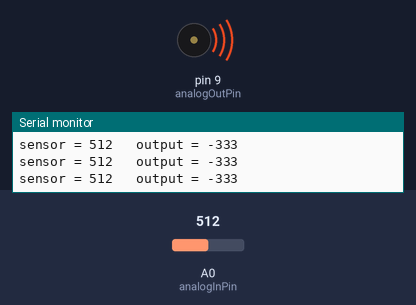
The sketch below on a simulated Arduino Uno, built with avr-gcc and run on an emulated ATmega328P. On the bench: buzzer (waves = sounding), the last lines printed to the serial monitor. Inputs (shaded band) come from the test bench; at power-on: A0 (analogInPin) = 512.

Above: at 1.2 s.
1.3 s: A0 (analogInPin) set to 257
At 2.4 s:
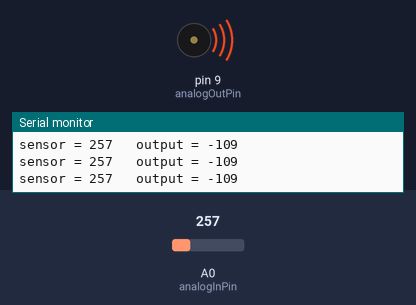
4.3 s: A0 (analogInPin) set to 232
At 4.9 s:
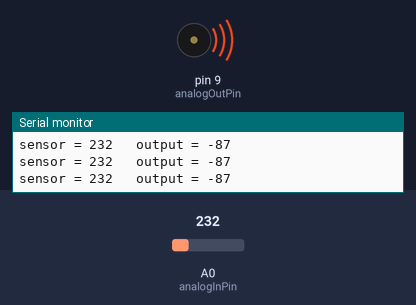
Timing chart, 0 to 7.3 s (numbered marks = the images above; inputs shaded):
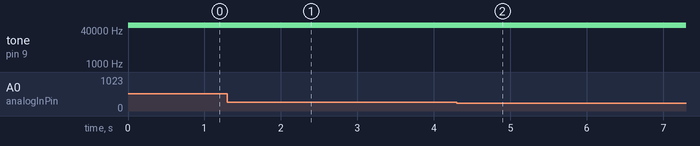

The sketch:

Codice2.ino
```cpp
//dichiaro le costanti
const int analogOutPin= 9;
const int analogInPin=A0;

int sensorValue = 0;
int outputValue = 0;
void setup() {
  // put your setup code here, to run once:
pinMode(9,OUTPUT);
Serial.begin(9600);
}

void loop() {
  // put your main code here, to run repeatedly:
// read the analog in value:
  sensorValue =analogRead(analogInPin);
  // map it to the range of the analog out:
  outputValue = map(sensorValue, 30, 121, 90, 10);
  // change the analog out value:
  tone(analogOutPin, outputValue);
    Serial.print("sensor = ");
  Serial.print(sensorValue);
  Serial.print("\t output = ");
  Serial.println(outputValue);
  delay(20);

}
```

Measured:
- after the input at 1.3 s, tone on pin 9 (analogOutPin): 65203 Hz → 65427 Hz at once
- after the input at 4.3 s, tone on pin 9 (analogOutPin): 65427 Hz → 65449 Hz at once
